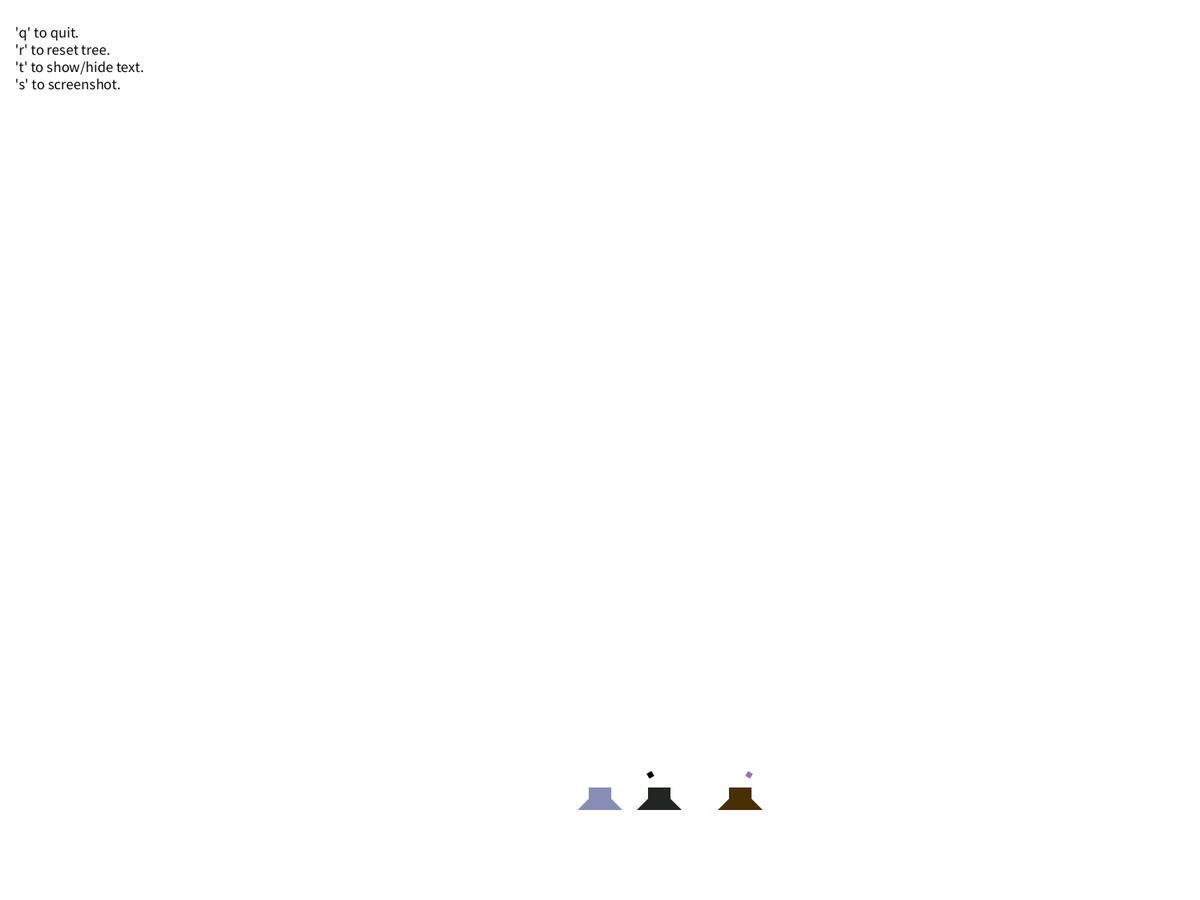
Frame 1 (no input)
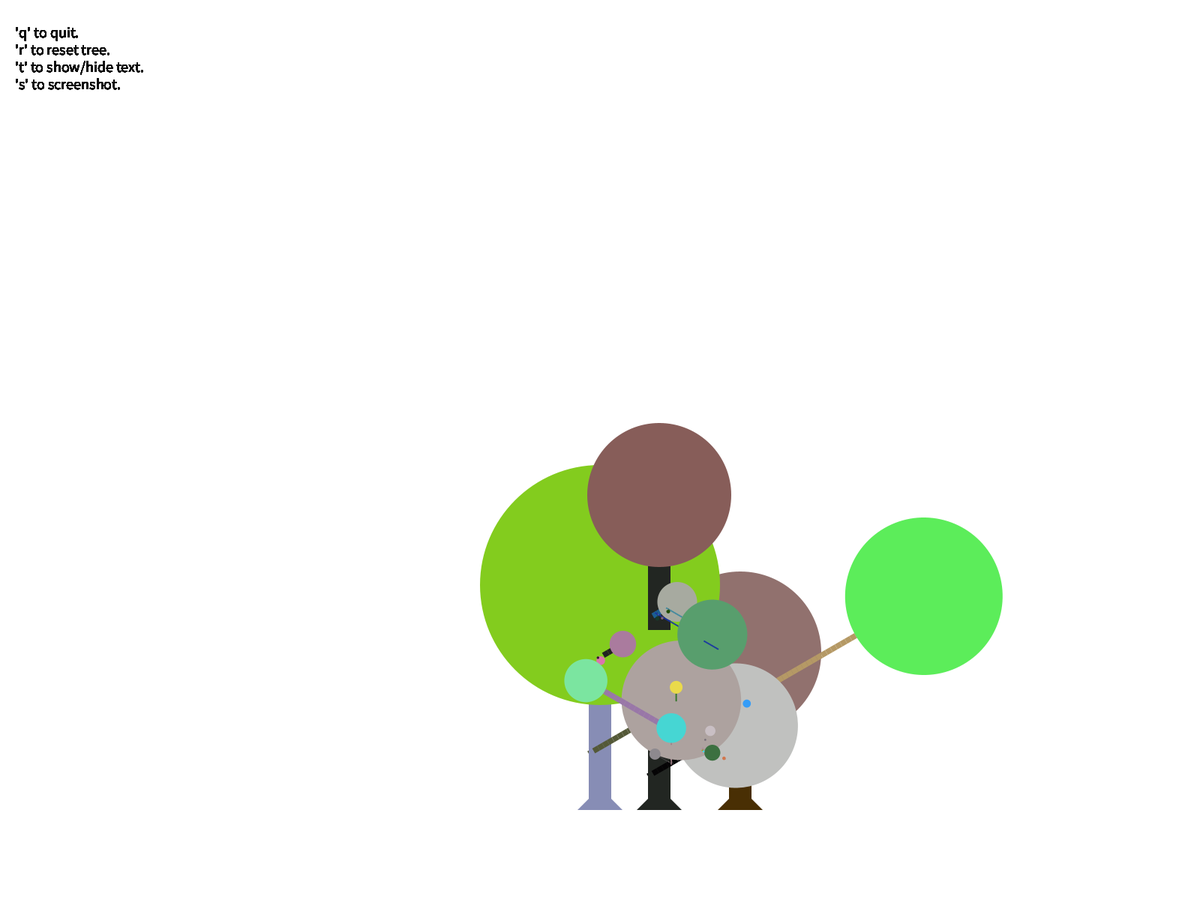
Frame 60 (the mouse pressed at the canvas centre just before this capture)
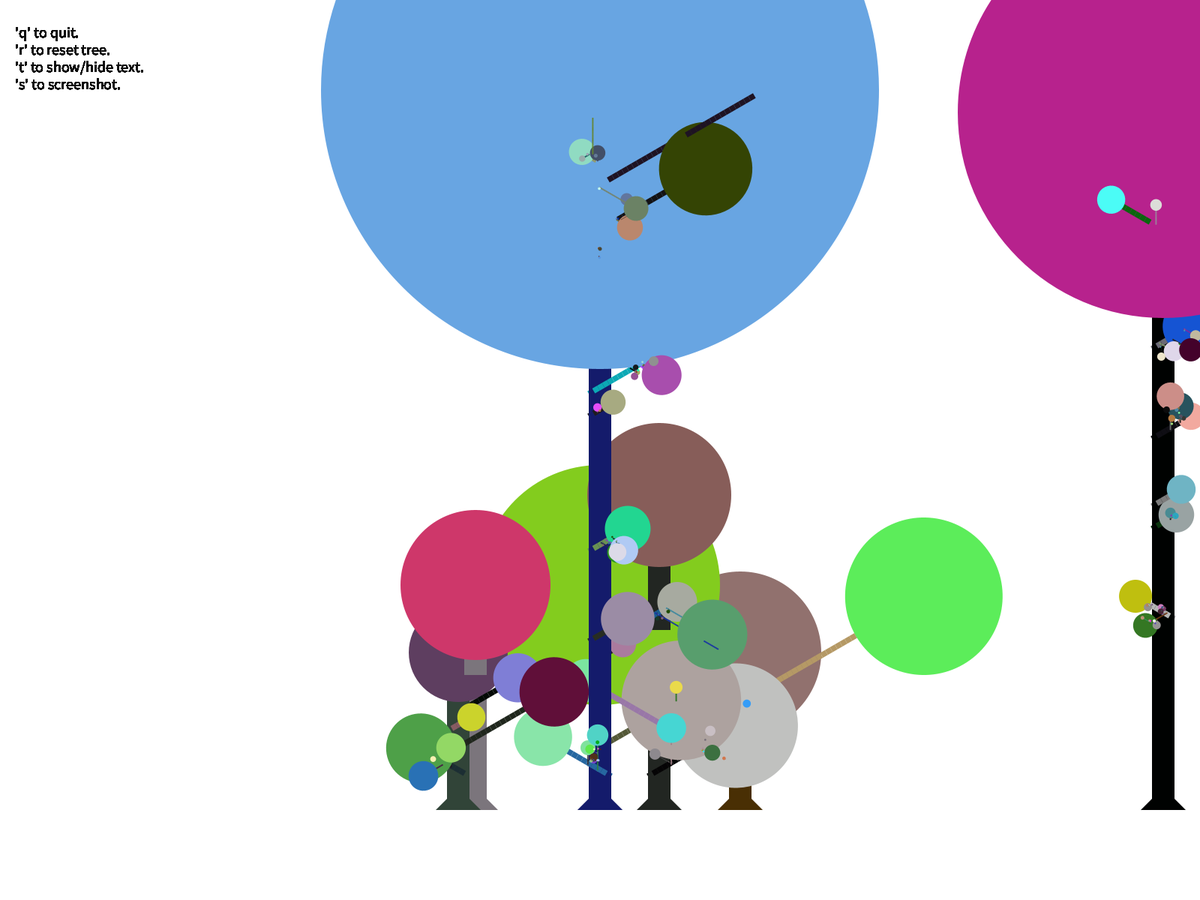
Frame 120 (the mouse held since frame 60 and released just before this capture)

The Processing sketch that drew these frames (run headless with seeded random() and noise(); from frame 60 on, the mouse is pressed at the canvas centre):

// Processing sketch: tree
// ── tree.pde
// Tom Doyle
// 07/06/2020
// Makes a generative tree

Tree t;
ArrayList<Tree> trees;

int timer;
int MAXDEPTH = 32;
boolean showText;
void setup(){
  colorMode(HSB,360,100,100);
  fullScreen();
  background (0,0,100);
  noStroke();
  t = new Tree(0,0,30,true, 0);
  rectMode(CENTER);
  ellipseMode(RADIUS);
  timer = 0;
  showText = true;
  trees = new ArrayList<Tree> ();
  int j = (int)random(0,5);
  for (int i = 0; i < j; i ++){
    trees.add(new Tree((int)random(-width/2,width/2),0,30,true, 0));
  }
}

void draw (){
  fill(15);
  textSize(20);
  if (showText)text("'q' to quit. \n'r' to reset tree.\n't' to show/hide text.\n's' to screenshot.",20,50);
  //timer++;
  if (timer %10 != 0) return;
  pushMatrix();
  scale(1,-1);
  translate(width/2,-height*0.9);
  t.grow(t.growing);
  for ( Tree b: trees){
    pushMatrix();
    translate(b.positionX,b.positionY);
    b.grow(b.growing);
    popMatrix();
  }
  popMatrix();
}
void keyReleased(){
  if (key =='r'){
    boolean temp = showText;
    setup();
    showText = temp;
  }
  if (key =='q'){
    exit(); 
  }
  if (key =='t'){
    showText = !showText; 
  }
  if (key =='s'){
    save("test##.png"); 
  }
}
void mousePressed(){
  boolean temp = showText;
  setup();
  showText = temp;
  
}

class Tree {
  int treeHeight;
  int positionX;
  int positionY;
  boolean main;
  int thickness;
  boolean growing;
  int[] branchColor;
  int[] leafColor;
  ArrayList<Tree> branches;
  int depth;
  Tree (int posX, int posY, int t, boolean m, int d){
    positionX = posX;
    positionY = posY;
    thickness = t;
    main = m;
    treeHeight = 0;
    branches = new ArrayList<Tree>();
    growing = true;
    branchColor = new int[]{(int)random(0,360),(int)random(0,100),(int)random(0,75)};
    leafColor = new int[]{(int)random(0,360),(int)random(0,100),(int)random(branchColor[2],100)};
    depth = d;
  }
  void grow(boolean c){
    if (growing){
      growMain(c);
    }
    growBranches(c);
  }
  
  void growMain(boolean g){
    
    if (treeHeight==0){
      drawBase();
    }
    fill (branchColor[0],branchColor[1],branchColor[2]);
    rect(0,thickness/2+thickness*treeHeight,thickness,thickness);
    treeHeight++;
    int dice = (int)random(0,10);
    Tree branch = null;
    if(dice ==0 && treeHeight > 3){
      endTree();
    }else if (dice < 2 && g && depth < MAXDEPTH){
      branch = new Tree(-thickness/2, thickness/2 +thickness * treeHeight, thickness, false, depth + 1);
    }else if (dice < 3 && g && depth < MAXDEPTH){
      branch = new Tree(thickness/2, thickness/2 +thickness * treeHeight, thickness, false, depth + 1);
    }
    if (branch != null){
      branches.add(branch);
    }
  }
  
  void growBranches(boolean c) throws RuntimeException {
    for (Tree i : branches) {
      try {pushMatrix();}
      catch (RuntimeException e){
        endTree();
        return;
      }
      translate(i.positionX,i.positionY);
      if (i.positionX > 0){
        rotate(PI/3);
      }else rotate(-PI/3);
      scale(0.25);
      i.grow(c);
      popMatrix();
    }
  }
  
  void drawBase(){
    if (main){
      fill (branchColor[0],branchColor[1],branchColor[2]);
      triangle(thickness/2,0,thickness,0,0,thickness);
      triangle(-thickness/2,0,-thickness,0,0,thickness);
    }
  }
  void endTree(){
    int poofSize = (int)random(thickness*2,thickness*treeHeight*.8);
    fill(leafColor[0],leafColor[1],leafColor[2]);
    if (poofSize > thickness * treeHeight) poofSize = thickness* (treeHeight-1);

    ellipse(0,thickness+thickness*treeHeight,poofSize,poofSize);
    growing = false;
  }
}
